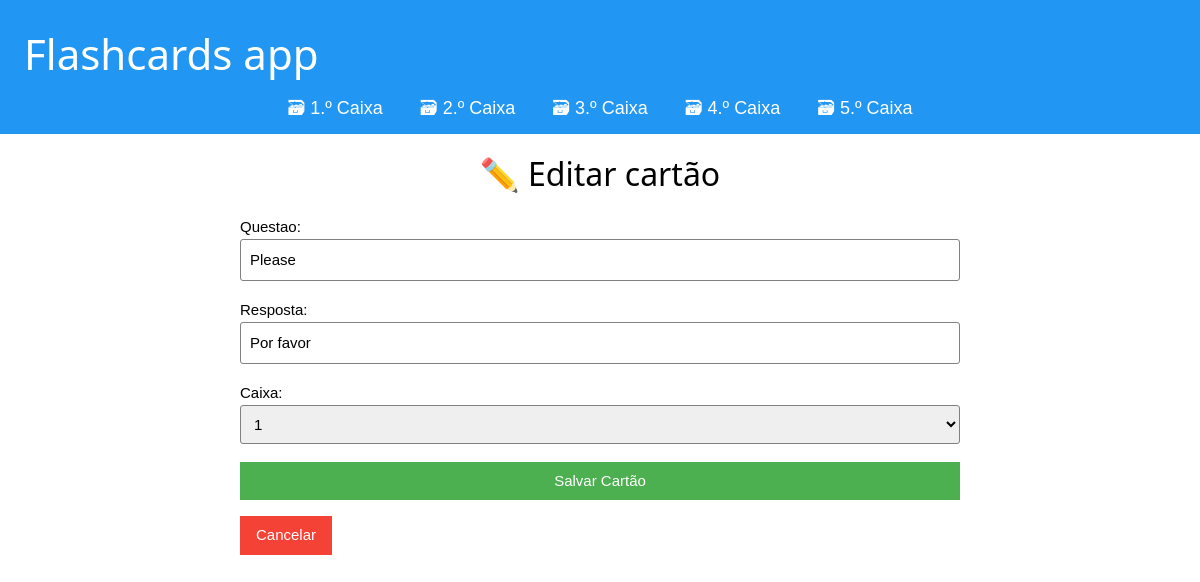
The app's page /editar/2 with its own data.
### cards/models.py (models this page shows, shortened)
class Card(models.Model):
    questao  = models.CharField(max_length=140)
    resposta  = models.CharField(max_length=140)
    caixa = models.IntegerField(
        choices=zip(CAIXAS, CAIXAS),
        default=CAIXAS[0],
    )
    data_de_criacao = models.DateTimeField(auto_now_add=True)

### cards/views.py (the view)
class CardUpdateView(CardCreateView, UpdateView):
    success_url = reverse_lazy("card-list")

### cards/templatetags/cards_tags.py (called while the page is built)
@register.inclusion_tag("cards/box_links.html")
def link_das_caixas():
    caixas = []
    for num_caixa in CAIXAS:
        card_count = Card.objects.filter(caixa=num_caixa).count()
        caixas.append({
            "numero": num_caixa,
            "num_cartao": card_count,
        })
    return {"caixas": caixas}

### cards/templates/cards/card_form.html (shortened to what this page needs)
{% extends "cards/base.html" %}
{% block content %}
    {% if card %}
        <h2>✏️ Editar cartão</h2>
    {% else %}
        <h2>✨ Criar novo cartão !</h2>
    {% endif %}
    <form method="post">
        {{ form.as_p }}
        <input type="submit" value="Salvar Cartão" class="w3-btn ">
    </form>
    <a href="{% url 'card-list' %}" class="w3-btn w3-red w3-padding w3-margin-top">
        Cancelar
    </a>
{% endblock %}

### cards/static/css/w3.css (style rules this page uses)
*,*:before,*:after { box-sizing:inherit }
html { -ms-text-size-adjust:100%;-webkit-text-size-adjust:100% }
body { margin:0 }
a { background-color:transparent }
button,input,select,textarea,optgroup { font:inherit;margin:0 }
button,input { overflow:visible }
button,select { text-transform:none }
button,[type=button],[type=reset],[type=submit] { -webkit-appearance:button }
html,body { font-family:Verdana,sans-serif;font-size:15px;line-height:1.5 }
html { overflow-x:hidden }
h2 { font-size:30px }
h1,h2,h3,h4,h5,h6 { font-family:"Segoe UI",Arial,sans-serif;font-weight:400;margin:10px 0 }
a { color:inherit }
.w3-btn,.w3-button { border:none;display:inline-block;padding:8px 16px;vertical-align:middle;overflow:hidden;text-decoration:none;color:inherit;background-color:inherit;text-align:center;cursor:pointer;white-space:nowrap }
.w3-btn,.w3-button { -webkit-touch-callout:none;-webkit-user-select:none;-khtml-user-select:none;-moz-user-select:none;-ms-user-select:none;user-select:none }
.w3-margin-top { margin-top:16px!important }
.w3-padding { padding:8px 16px!important }
.w3-red,.w3-hover-red:hover { color:#fff!important;background-color:#f44336!important }
.w3-btn, .w3-btn:link, .w3-btn:visited { color:#FFFFFF;background-color:#4CAF50 }
h2 { font-size: 32px; }
p { margin-top: 1.2em; margin-bottom: 1.2em; font-size: 15px; }

### cards/templates/cards/base.html (style rules this page uses)
:root { --accent: #6e48ad; --accent-bg: white; --bg: #fff; --text: #212121; --text-light: #585858; --border: #d8dae1; --code: #d81b60; --preformatted: #444; }
h2 { text-align: center; }
h2, h4 { margin-top: 0; }
a { text-decoration: none; }
input, select, textarea { width: 100%; }
#id_questao, #id_resposta, #id_caixa { border: 1px solid gray; border-radius: 3px; padding: 9px; }

### records on screen
Card: questao "Please", resposta "Por favor", caixa "1"

### other values on screen
{{ box.numero | ordinal }} "1.º" "2.º" "3.º" "4.º" "5.º"
